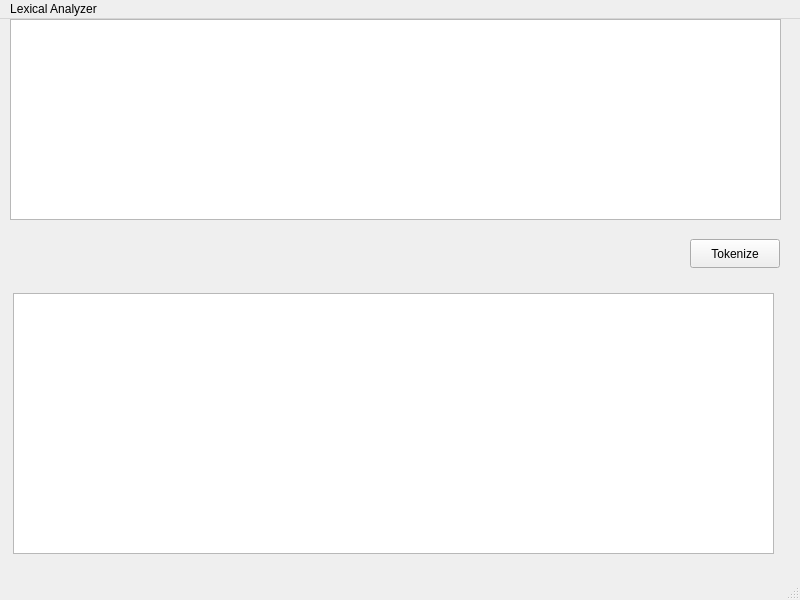
<?xml version="1.0" encoding="UTF-8"?>
<ui version="4.0">
 <class>MainWindow</class>
 <widget class="QMainWindow" name="MainWindow">
  <property name="geometry">
   <rect>
    <x>0</x>
    <y>0</y>
    <width>800</width>
    <height>600</height>
   </rect>
  </property>
  <property name="windowTitle">
   <string>MainWindow</string>
  </property>
  <widget class="QWidget" name="centralwidget">
   <widget class="QTextEdit" name="inputText">
    <property name="geometry">
     <rect>
      <x>10</x>
      <y>0</y>
      <width>771</width>
      <height>201</height>
     </rect>
    </property>
   </widget>
   <widget class="QPushButton" name="tokenizeButton">
    <property name="geometry">
     <rect>
      <x>690</x>
      <y>220</y>
      <width>90</width>
      <height>29</height>
     </rect>
    </property>
    <property name="text">
     <string>Tokenize</string>
    </property>
   </widget>
   <widget class="QTextEdit" name="outputText">
    <property name="geometry">
     <rect>
      <x>13</x>
      <y>274</y>
      <width>761</width>
      <height>261</height>
     </rect>
    </property>
    <property name="readOnly">
     <bool>true</bool>
    </property>
   </widget>
  </widget>
  <widget class="QMenuBar" name="menubar">
   <property name="geometry">
    <rect>
     <x>0</x>
     <y>0</y>
     <width>800</width>
     <height>25</height>
    </rect>
   </property>
   <widget class="QMenu" name="menuLexical_Analyzer">
    <property name="title">
     <string>Lexical Analyzer</string>
    </property>
   </widget>
   <addaction name="menuLexical_Analyzer"/>
  </widget>
  <widget class="QStatusBar" name="statusbar"/>
 </widget>
 <resources/>
 <connections/>
</ui>
